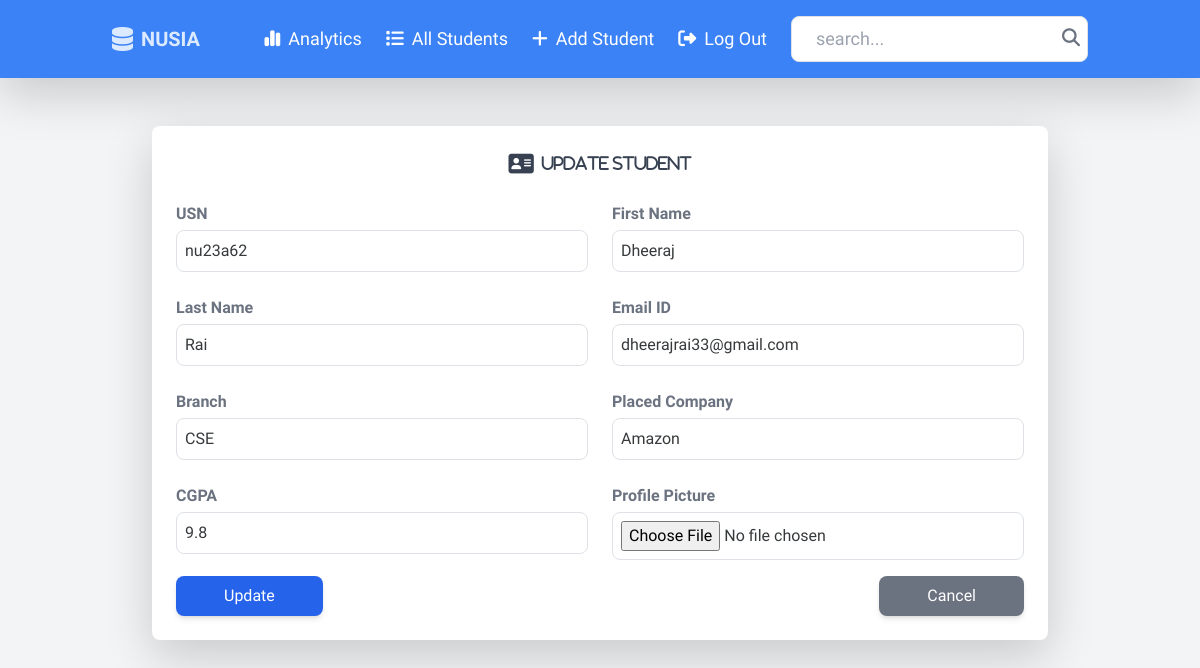
The page /update/2/ (signed in) on the database as committed earlier.
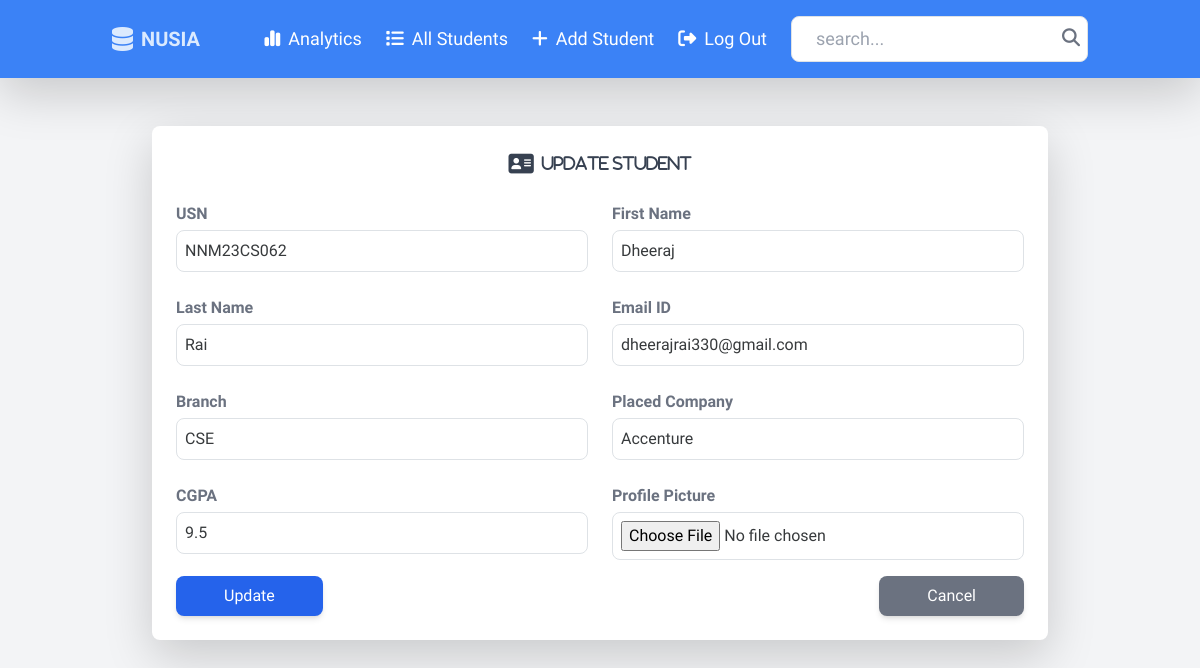
The same page on the database as committed later.
### info/models.py (models this page shows, shortened)
class Student(models.Model):
    usn = models.CharField(max_length=50, unique=True)
    first_name = models.CharField(max_length=50)
    last_name = models.CharField(max_length=50)
    email_id = models.EmailField(null=True , max_length=100)
    branch = models.CharField(max_length=50)
    placed_company = models.CharField(max_length=100)
    cgpa = models.FloatField()
    avatar = models.ImageField(upload_to="static/images",null=True, default="static/images/avatar.svg", blank=True)
    updated = models.DateTimeField(auto_now=True) # Takes time stamp every time a user submits or saves.
    created = models.DateTimeField(auto_now_add=True) #Takes time stamp when we first submit or save(created time).
    def save(self, *args, **kwargs):
        self.full_clean()
        if self.placed_company:
            self.placed_company = self.placed_company.strip().upper()
        if self.branch:
            self.branch = self.branch.strip().upper()
        super().save(*args, **kwargs)
    class Meta:
        ordering = ['-updated', '-created']

### info/views.py (the view)
# urls.py: path('update/<str:pk>/', views.update , name = 'update'),
@login_required(login_url='login')
def update(request , pk):
    if request.method == 'POST':
        student = Student.objects.get(id = pk)
        form = StudentForm(request.POST , request.FILES, instance=student)
        if form.is_valid():
            try:
                form.save()
                context= {'form': form,'student':student,
                          'success':True}
                return render(request, "info/update.html", context)
            except ValidationError as e:
                for field, error in e.message_dict.items():
                    form.add_error(field,error)
    else:
        student = Student.objects.get(id = pk)
        form = StudentForm(instance=student)
    context = {'form':form , "student":student}
    return render(request , 'info/update.html', context)

### info/templates/info/update.html (shortened to what this page needs)
{% extends "main.html" %} {% block content %}
<div class="flex flex-col items-center my-6 px-4">
  {% if success %}
  <div
    class="bg-green-100 border-l-4 border-green-500 text-green-700 p-4 w-full max-w-lg rounded-lg"
  >
    <p>Student Info Updated Successfully</p>
    <a
      href="{% url 'stud-profile' student.id %}"
      class="text-blue-600 font-semibold hover:underline"
      >Go to Profile</a
    >
  </div>
  {% else %}
  <div class="w-full max-w-4xl bg-white shadow-lg rounded-lg p-6 my-6">
    <div
      class="flex flex-col items-center text-center text-lg font-medium mb-4 text-gray-700"
    >
      <p>
        <i class="fa-solid fa-address-card fa-lg mr-2"></i
        ><span class="fa-solid fa-sm">Update Student</span>
      </p>
    </div>
    <form
      action=""
      method="POST"
      enctype="multipart/form-data"
      class="space-y-4"
    >
      <div class="grid grid-cols-1 sm:grid-cols-2 gap-4">
        {% for field in form %}
        <div class="flex flex-col">
          <label class="text-gray-500 font-semibold mb-1"
            >{{ field.label }}</label
          >
          {{ field }}
        </div>
        {% endfor %}
      </div>
      <div class="flex justify-between mt-6">
        <button
          type="submit"
          class="bg-blue-600 text-white px-5 py-2 rounded-lg shadow-md hover:bg-blue-700 transition"
        >
          Update
        </button>
        <a
          href="{% url 'home' %}"
          class="bg-gray-500 text-white px-5 py-2 rounded-lg shadow-md hover:bg-gray-600 transition"
        >
          Cancel
        </a>
      </div>
    </form>
  </div>
  {% endif %}
</div>
{% endblock content %}

Rows that differ between the two databases and show on the page:
changed Student "Dheeraj": usn "nu23a62" → "NNM23CS062"; email_id "dheerajrai33@gmail.com" → "dheerajrai330@gmail.com"; placed_company "Amazon" → "Accenture"; cgpa "9.8" → "9.5"
